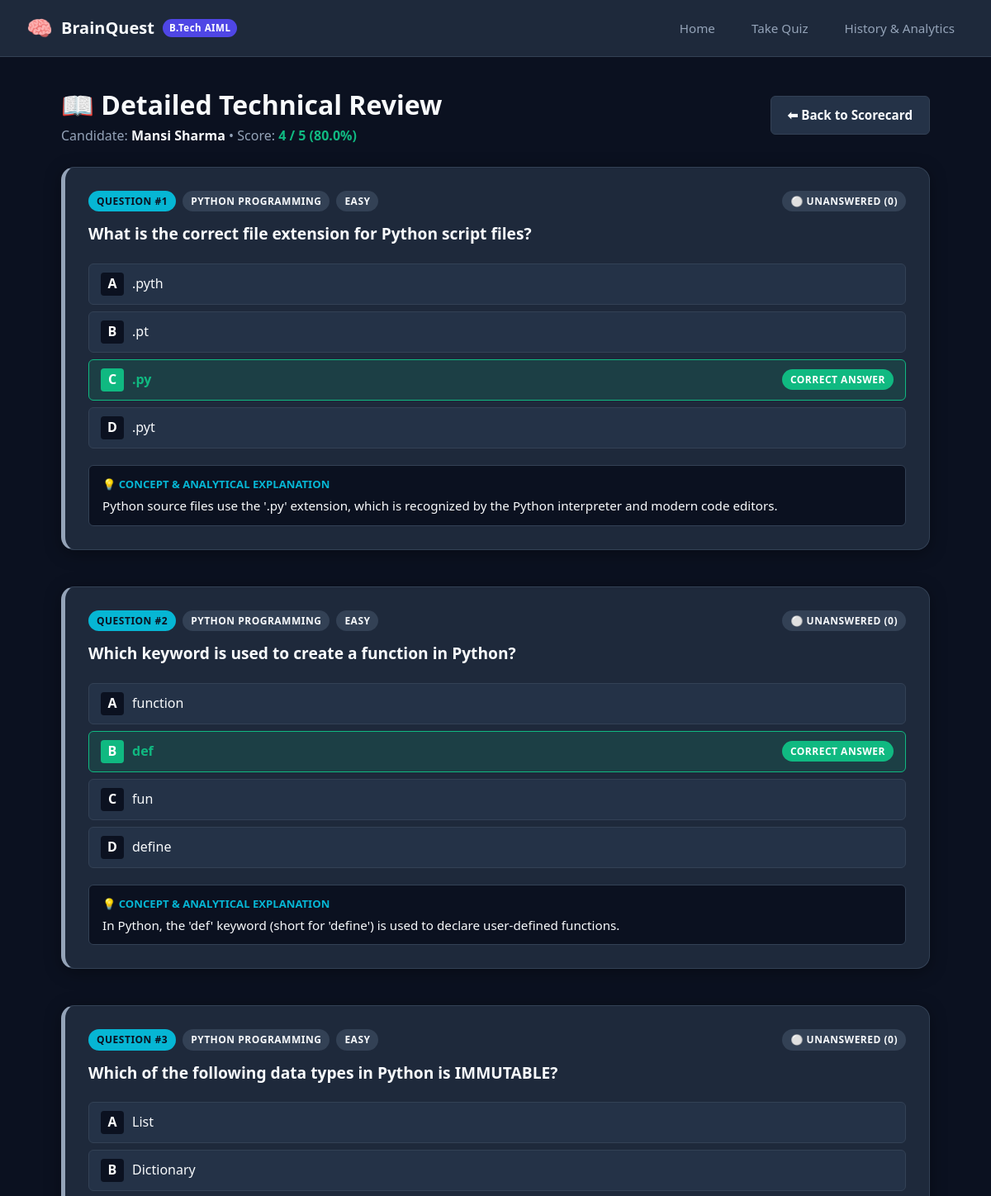
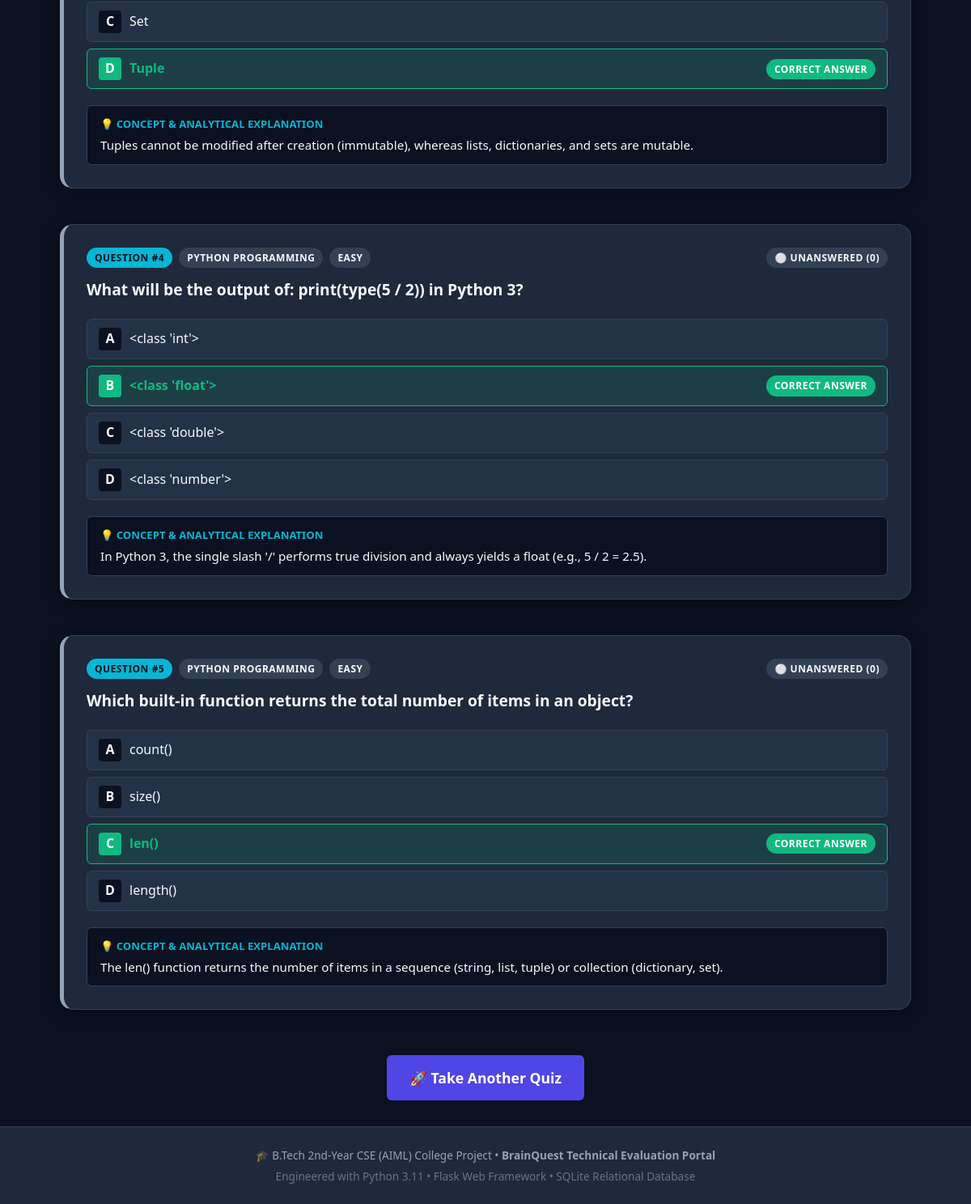
The page /review/1 on the database its author committed (2 pictures, top to bottom).
### tables this page shows
CREATE TABLE quiz_attempts (
            id INTEGER PRIMARY KEY AUTOINCREMENT,
            student_name TEXT NOT NULL,
            category TEXT NOT NULL,
            difficulty TEXT NOT NULL,
            score INTEGER NOT NULL,
            total_questions INTEGER NOT NULL,
            percentage REAL NOT NULL,
            grade TEXT NOT NULL,
            time_taken_seconds INTEGER NOT NULL,
            attempt_timestamp TEXT NOT NULL
        );

### app.py (the view)
@app.route("/review/<int:attempt_id>")
def review_answers(attempt_id):
    last_res = session.get("last_result")
    if last_res and (last_res.get("id") == attempt_id or "question_ids" in last_res):
        attempt_obj = last_res
        q_ids = last_res.get("question_ids", [])
        user_answers = last_res.get("user_answers", {})
        questions = quiz_data.get_questions_by_ids(q_ids)
    else:
        history = database.get_quiz_history(limit=100)
        attempt_obj = next((a for a in history if a["id"] == attempt_id), None) or {
            "id": attempt_id,
            "student_name": session.get("student_name", "Candidate"),
            "category": "Python Programming",
            "difficulty": "Medium",
            "score": 0,
            "total_questions": 10,
            "percentage": 0.0
        }
        questions = quiz_data.get_questions_by_filter(attempt_obj.get("category"), attempt_obj.get("difficulty"), limit=10)
        user_answers = {}
    review_items = []
    for q in questions:
        qid = q["id"]
        user_choice = user_answers.get(str(qid))
        correct_idx = q["correct_index"]
        is_correct = (user_choice is not None and user_choice == correct_idx)
        review_items.append({
            "id": qid,
            "category": q["category"],
            "difficulty": q["difficulty"],
            "question": q["question"],
            "options": q["options"],
            "correct_index": correct_idx,
            "user_choice": user_choice,
            "is_correct": is_correct,
            "explanation": q["explanation"]
        })
    return render_template(
        "review.html",
        attempt=attempt_obj,
        review_items=review_items
    )

### database.py (called while the page is built)
def get_connection(db_path=None):
    path = get_db_path(db_path)
    try:
        conn = sqlite3.connect(path, timeout=10)
        conn.row_factory = sqlite3.Row
        return conn
    except Exception as e:
        print(f"Warning: sqlite3.connect failed for {path}: {e}. Using in-memory fallback.")
        conn = sqlite3.connect(":memory:", timeout=10)
        conn.row_factory = sqlite3.Row
        return conn

### quiz_data.py (called while the page is built)
def get_questions_by_filter(category=None, difficulty=None, limit=None):
    filtered = QUESTIONS_DATA
    if category and category != "All":
        filtered = [q for q in filtered if q["category"] == category]
    if difficulty and difficulty != "All":
        filtered = [q for q in filtered if q["difficulty"] == difficulty]
    if limit is not None and limit > 0:
        return filtered[:limit]
    return filtered

### templates/review.html (shortened to what this page needs)
{% extends "base.html" %}
{% block content %}
<div style="display: flex; justify-content: space-between; align-items: center; margin-bottom: 1.5rem;">
  <div>
    <h1 style="font-size: 2rem; font-weight: 800;">📖 Detailed Technical Review</h1>
    <p style="color: var(--text-muted);">
      Candidate: <strong style="color: var(--text-white);">{{ attempt.student_name }}</strong> •
      Score: <strong style="color: var(--success);">{{ attempt.score }} / {{ attempt.total_questions }} ({{ attempt.percentage }}%)</strong>
    </p>
  </div>
  <a href="{{ url_for('view_result', attempt_id=attempt.id) }}" class="btn btn-secondary">
    ⬅ Back to Scorecard
  </a>
</div>
<div style="display: flex; flex-direction: column; gap: 1.25rem;">
  {% set letters = ['A', 'B', 'C', 'D'] %}
  {% for item in review_items %}
    <div class="card" style="border-left: 5px solid {% if item.is_correct %}var(--success){% elif item.user_choice is none %}var(--text-muted){% else %}var(--danger){% endif %};">
      <div style="display: flex; justify-content: space-between; align-items: center; margin-bottom: 0.75rem;">
        <div style="display: flex; gap: 8px; align-items: center;">
          <span class="pill pill-cyan">QUESTION #{{ loop.index }}</span>
          <span class="pill pill-muted">{{ item.category }}</span>
          <span class="pill pill-muted">{{ item.difficulty }}</span>
        </div>
        {% if item.is_correct %}
          <span class="pill pill-success">✅ Correct (+1)</span>
        {% elif item.user_choice is none %}
          <span class="pill pill-muted">⚪ Unanswered (0)</span>
        {% else %}
          <span class="pill pill-danger">❌ Incorrect (0)</span>
        {% endif %}
      </div>
      <h3 style="font-size: 1.2rem; font-weight: 700; margin-bottom: 1.25rem; color: var(--text-white);">
        {{ item.question }}
      </h3>
      <div style="display: flex; flex-direction: column; gap: 8px; margin-bottom: 1.25rem;">
        {% for opt in item.options %}
          {% set opt_idx = loop.index0 %}
          {% set is_correct_opt = (opt_idx == item.correct_index) %}
          {% set is_user_opt = (opt_idx == item.user_choice) %}
          <div style="padding: 10px 14px; border-radius: 6px; display: flex; align-items: center; gap: 10px;
                      background-color: {% if is_correct_opt %}var(--success-bg){% elif is_user_opt %}var(--danger-bg){% else %}var(--bg-card-alt){% endif %};
                      border: 1px solid {% if is_correct_opt %}var(--success){% elif is_user_opt %}var(--danger){% else %}var(--border){% endif %};">
            <span style="font-weight: 700; width: 28px; height: 28px; border-radius: 4px; display: inline-flex; align-items: center; justify-content: center;
                         background: {% if is_correct_opt %}var(--success){% elif is_user_opt %}var(--danger){% else %}var(--bg-main){% endif %};
                         color: white;">
              {{ letters[opt_idx] }}
            </span>
            <span style="flex: 1; font-weight: {% if is_correct_opt or is_user_opt %}700{% else %}normal{% endif %};
                         color: {% if is_correct_opt %}var(--success){% elif is_user_opt %}var(--danger){% else %}var(--text-white){% endif %};">
              {{ opt }}
            </span>
            {% if is_correct_opt and is_user_opt %}
              <span class="pill pill-success">Your Choice — Correct!</span>
            {% elif is_correct_opt %}
              <span class="pill pill-success">Correct Answer</span>
            {% elif is_user_opt %}
              <span class="pill pill-danger">Your Choice — Incorrect</span>
            {% endif %}
          </div>
        {% endfor %}
      </div>
      <div style="background: var(--bg-main); border: 1px solid var(--border); border-radius: var(--radius-sm); padding: 12px 16px;">
        <div style="font-size: 0.82rem; font-weight: 700; color: var(--accent-cyan); text-transform: uppercase; margin-bottom: 4px;">
          💡 Concept & Analytical Explanation
        </div>
        <p style="font-size: 0.95rem; color: var(--text-white); line-height: 1.5;">
          {{ item.explanation }}
        </p>
      </div>
    </div>
  {% endfor %}
</div>
<div style="text-align: center; margin-top: 2rem;">
  <a href="{{ url_for('dashboard') }}" class="btn btn-primary btn-lg">
    🚀 Take Another Quiz
  </a>
</div>
{% endblock %}

### static/css/style.css (style rules this page uses)
:root { --bg-main: #0b1120; --bg-card: #1e293b; --bg-card-alt: #243247; --border: #334155; --border-focus: #6366f1; --primary: #4f46e5; --primary-hover: #6366f1; --accent-cyan: #06b6d4; --success: #10b981; --success-bg: rgba(16, 185, 129, 0.15); --danger: #ef4444; --danger-bg: rgba(239, 68, 68, 0.15); --warning: #f59e0b; --text-white: #f8fafc; --text-muted: #94a3b8; --text-dim: #64748b; --font-sans: 'Segoe UI', -apple-system, BlinkMacSystemFont, Roboto, sans-serif; --font-mono: 'Consolas', 'Courier New', monospace; --radius-sm: 6px; --radius-md: 10px; --radius-lg: 16px; --shadow: 0 4px 20px rgba(0, 0, 0, 0.35); }
* { box-sizing: border-box; margin: 0; padding: 0; }
body { font-family: var(--font-sans); background-color: var(--bg-main); color: var(--text-white); min-height: 100vh; display: flex; flex-direction: column; line-height: 1.6; }
a { color: var(--accent-cyan); text-decoration: none; transition: all 0.2s; }
.card { background-color: var(--bg-card); border: 1px solid var(--border); border-radius: var(--radius-lg); padding: 1.75rem; box-shadow: var(--shadow); margin-bottom: 1.5rem; }
.pill { display: inline-block; padding: 3px 10px; border-radius: 9999px; font-size: 0.75rem; font-weight: 700; letter-spacing: 0.5px; text-transform: uppercase; }
.pill-cyan { background: var(--accent-cyan); color: #0b1120; }
.pill-success { background: var(--success); color: white; }
.pill-muted { background: var(--border); color: var(--text-white); }
.btn { display: inline-flex; align-items: center; justify-content: center; gap: 8px; padding: 0.65rem 1.25rem; border-radius: var(--radius-sm); font-size: 0.95rem; font-weight: 600; cursor: pointer; border: none; transition: all 0.2s; text-decoration: none; font-family: inherit; }
.btn-primary { background-color: var(--primary); color: white; }
.btn-secondary { background-color: var(--bg-card-alt); color: var(--text-white); border: 1px solid var(--border); }
.btn-lg { padding: 0.85rem 1.75rem; font-size: 1.1rem; }

### rows shown on the page
quiz_attempts: student_name "Mansi Sharma", score "4", total_questions "5", percentage "80.0"

### other values the page prints
{{ item.category }} "PYTHON PROGRAMMING" "PYTHON PROGRAMMING" "PYTHON PROGRAMMING" "PYTHON PROGRAMMING" "PYTHON PROGRAMMING"
{{ item.difficulty }} "EASY" "EASY" "EASY" "EASY" "EASY"
{{ item.question }} "What is the correct file extension for Python script files?" "Which keyword is used to create a function in Python?" "Which of the following data types in Python is IMMUTABLE?" "What will be the output of: print(type(5 / 2)) in Python 3?" "Which built-in function returns the total number of items in an object?"
{{ letters[opt_idx] }} "A" "B" "C" "D" "A" "B" "C" "D" "A" "B" "C" "D" "A" "B" "C" "D" "A" "B" "C" "D"
{{ opt }} ".pyth" ".pt" ".py" ".pyt" "function" "def" "fun" "define" "List" "Dictionary" "Set" "Tuple" "<class 'int'>" "<class 'float'>" "<class 'double'>" "<class 'number'>" "count()" "size()" "len()" "length()"
{{ item.explanation }} "Python source files use the '.py' extension, which is recognized by the Python interpreter and modern code editors." "In Python, the 'def' keyword (short for 'define') is used to declare user-defined functions." "Tuples cannot be modified after creation (immutable), whereas lists, dictionaries, and sets are mutable." "In Python 3, the single slash '/' performs true division and always yields a float (e.g., 5 / 2 = 2.5)." "The len() function returns the number of items in a sequence (string, list, tuple) or collection (dictionary, set)."
